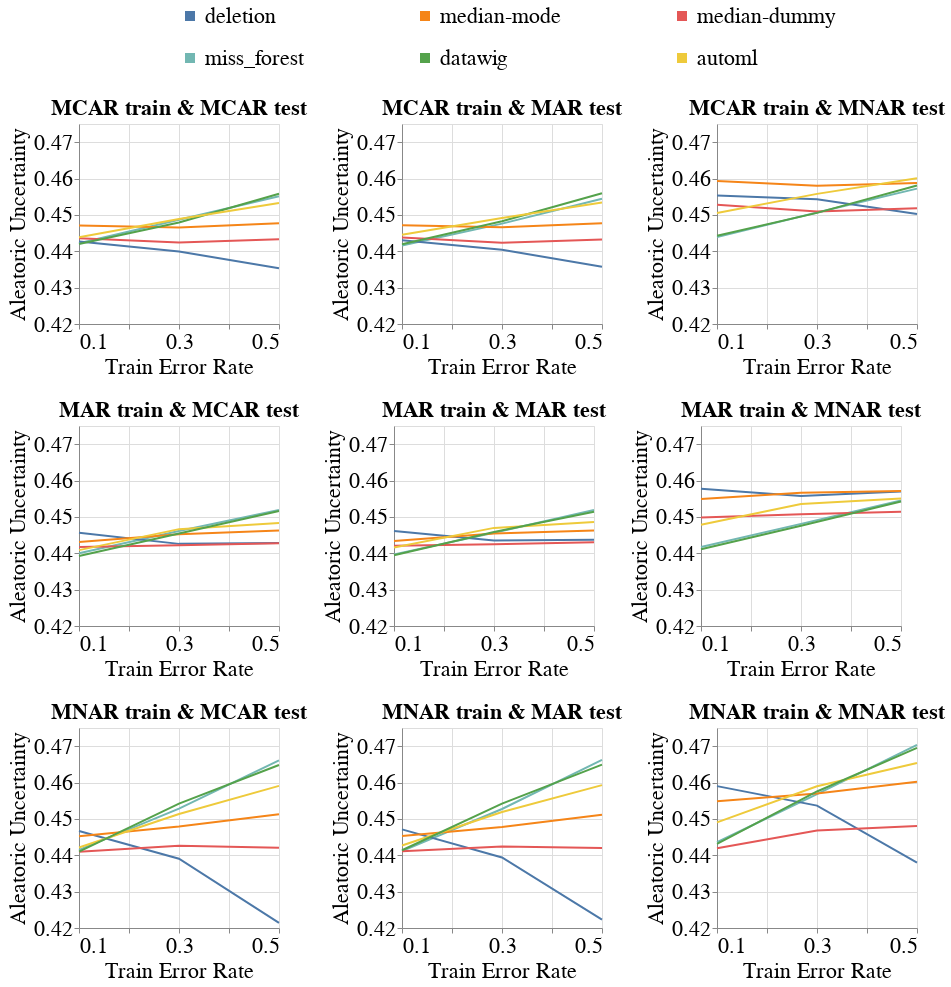

Notebook code cell kept with this figure:
### Code cell
create_exp2_line_bands_for_diff_imputers(dataset_name=DATASET_NAME,
                                         model_name='mlp_clf',
                                         metric_name='Aleatoric_Uncertainty',
                                         db_client=db_client,
                                         with_band=False)
